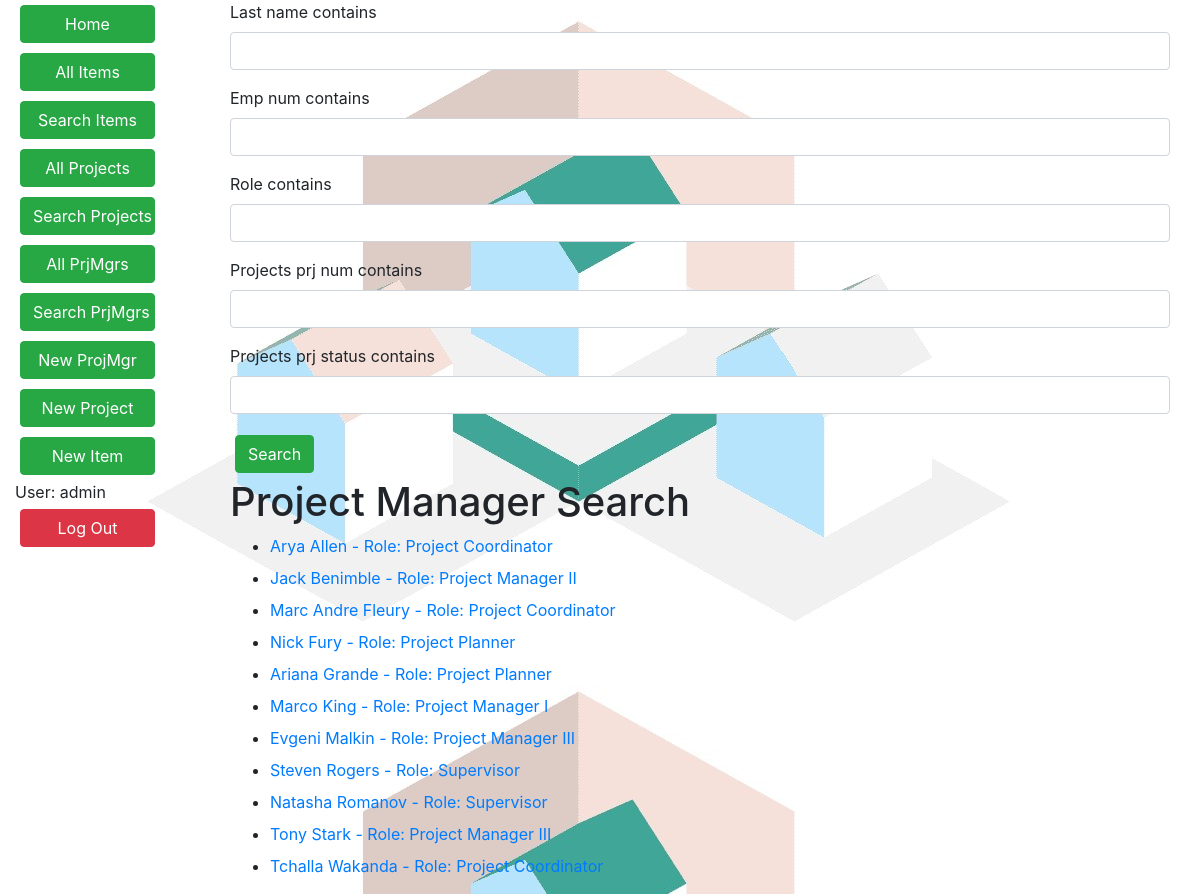
The app's page /resreq/prjmgr-search/ (signed in) with its own data.
### resreq/models.py (models this page shows)
class PrjMgr(models.Model):
    first_name = models.CharField(max_length=100)
    last_name = models.CharField(max_length=100)
    emp_num = models.AutoField(primary_key=True)
    date_of_birth = models.DateField(null=True, blank=True)
    date_joined = models.DateField('joined', null=True, blank=True)
    history = HistoricalRecords()
    PRJMGR_ROLE = (
        ('Project Manager I', 'Project Manager I'),
        ('Project Manager II', 'Project Manager II'),
        ('Project Manager III', 'Project Manager III'),
        ('Project Planner', 'Project Planner'),
        ('Project Coordinator', 'Project Coordinator'),
        ('Supervisor', 'Supervisor'),
    )
    role = models.CharField(
        max_length=25,
        choices=PRJMGR_ROLE, default='Project Manager I'
    )
    class Meta:
        ordering = ['last_name', 'first_name']
    def get_absolute_url(self):
        return reverse('prjmgr-detail', args=[str(self.emp_num)])
    def __str__(self):
        return '{0} {1} - Role: {2} '.format(self.first_name, self.last_name, self.role, self.emp_num)

### resreq/views.py (the view)
# urls.py: path('prjmgr-search/', views.PrjMgrSearchView.as_view(), name='prjmgr-search'),
class PrjMgrSearchView(LoginRequiredMixin, generic.ListView):
    model = PrjMgr
    template_name = 'resreq/prjmgr_search.html'
    def get_context_data(self, **kwargs):
        context = super().get_context_data(**kwargs)
        context['filter'] = PrjMgrFilter(self.request.GET, queryset=self.get_queryset())
        return context

### resreq/templates/resreq/prjmgr_search.html (shortened to what this page needs)
<!DOCTYPE html>
{% extends "base_generic.html" %}
{% load crispy_forms_filters %}
{% block content %}
    <div class="container">
        <form method="GET">
            {{ filter.form|crispy }}
            <button type="submit" class="btn btn-success">Search</button>
        </form>
        <h1>Project Manager Search</h1>
        <ul>
            {% for prjmgr in filter.qs %}
                <li>
                    <a href="{{ prjmgr.get_absolute_url }}">{{ prjmgr }} </a>
                </li>
            {% endfor %}
        </ul>
    </div>
{% endblock %}

### resreq/templates/base_generic.html (shortened to what this page needs)
{% load crispy_forms_tags %}
<!DOCTYPE html>
<html lang="en">
<head>
    <link rel="stylesheet" href="https://stackpath.bootstrapcdn.com/bootstrap/4.1.3/css/bootstrap.min.css"
>
    {% load static %}
    <link rel="stylesheet" href="{% static 'css/styles.css' %}">
</head>
<body>
<div class="container-fluid"  >
    <div class="row justify-content-center">
        <div class="col-sm-2">
            {% block sidebar %}
                <ul class="sidebar-nav" >
                    {% if user.is_authenticated %}
                        <form action="{% url 'index' %}">
                            <button type="submit" class="btn btn-success custom">Home</button>
                        </form>
                        <form action="{% url 'items' %}">
                            <button type="submit" class="btn btn-success custom">All Items</button>
                        </form>
                        <form action="{% url 'item-search' %}">
                            <button type="submit" class="btn btn-success custom">Search Items</button>
                        </form>
                        <form action="{% url 'projects' %}">
                            <button type="submit" class="btn btn-success custom">All Projects</button>
                        </form>
                        <form action="{% url 'project-search' %}">
                            <button type="submit" class="btn btn-success custom">Search Projects</button>
                        </form>
                        <form action="{% url 'prjmgrs' %}">
                            <button type="submit" class="btn btn-success custom">All PrjMgrs</button>
                        </form>
                        <form action="{% url 'prjmgr-search' %}">
                            <button type="submit" class="btn btn-success custom">Search PrjMgrs</button>
                        </form>
                    {% endif %}
                    {% if user.is_staff %}
                        <form action="{% url 'prjmgr-create' %}">
                            <button type="submit" class="btn btn-success custom">New ProjMgr</button>
                        </form>
                        <form action="{% url 'project-create' %}">
                            <button type="submit" class="btn btn-success custom">New Project</button>
                        </form>
                        <form action="{% url 'item-create' %}">
                            <button type="submit" class="btn btn-success custom">New Item</button>
                        </form>
                    {% endif %}
                    {% if user.is_authenticated %}
                        <li>User: {{ user.get_username }}</li>
                        <form action="{% url 'logout' %}?next={% url 'logout' %}">
                            <button type="submit" class="btn btn-danger custom">Log Out</button>
                        </form>
                    {% endif %}
                </ul>
            {% endblock %}
        </div>
        <div class="col-sm-10 ">{% block content %}{% endblock %}
        </div>
    </div>
</div>
</body>
</html>

### resreq/static/css/styles.css (style rules this page uses)
.sidebar-nav { padding: 0; list-style: none; }
.btn { margin: 5px; }
.custom { width: 135px; }
body, html { height: 100%; background-image: url(/static/onlylogo.jpg); }

### records on screen
PrjMgr: first_name+last_name+role "Arya Allen - Role: Project Coordinator"
PrjMgr: first_name+last_name+role "Jack Benimble - Role: Project Manager II"
PrjMgr: first_name+last_name+role "Marc Andre Fleury - Role: Project Coordinator"
PrjMgr: first_name+last_name+role "Nick Fury - Role: Project Planner"
PrjMgr: first_name+last_name+role "Ariana Grande - Role: Project Planner"
PrjMgr: first_name+last_name+role "Marco King - Role: Project Manager I"
PrjMgr: first_name+last_name+role "Evgeni Malkin - Role: Project Manager III"
PrjMgr: first_name+last_name+role "Steven Rogers - Role: Supervisor"
PrjMgr: first_name+last_name+role "Natasha Romanov - Role: Supervisor"
PrjMgr: first_name+last_name+role "Tony Stark - Role: Project Manager III"
PrjMgr: first_name+last_name+role "Tchalla Wakanda - Role: Project Coordinator"

### other values on screen
{{ user.get_username }} "admin"
